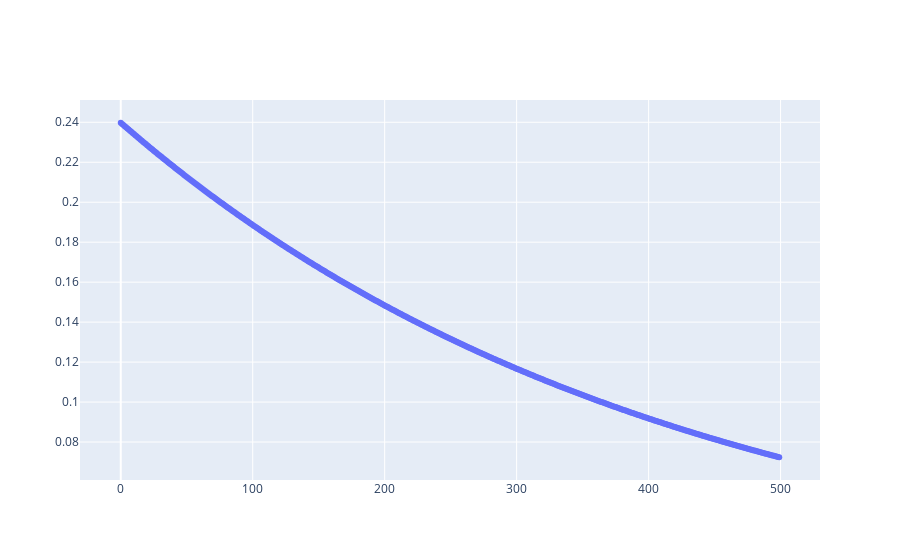

This figure's notebook cell:
### Code cell
import plotly.graph_objects as go
fig = go.Figure()
fig.add_trace(go.Scatter(x=iteration_x, y=error_y, mode='markers'))
fig.show()

### Figure 1 — Plotly figure (JSON) as saved in the notebook; plotly's stock layout.template omitted (floating-point values rounded to 4 significant figures; data arrays with more than 128 entries replaced by an {"elided": "..."} marker saying what was removed)
{"data": [{"mode": "markers", "type": "scatter", "x": {"elided": "500 int values"}, "y": {"elided": "500 float values"}}], "layout": {}}
